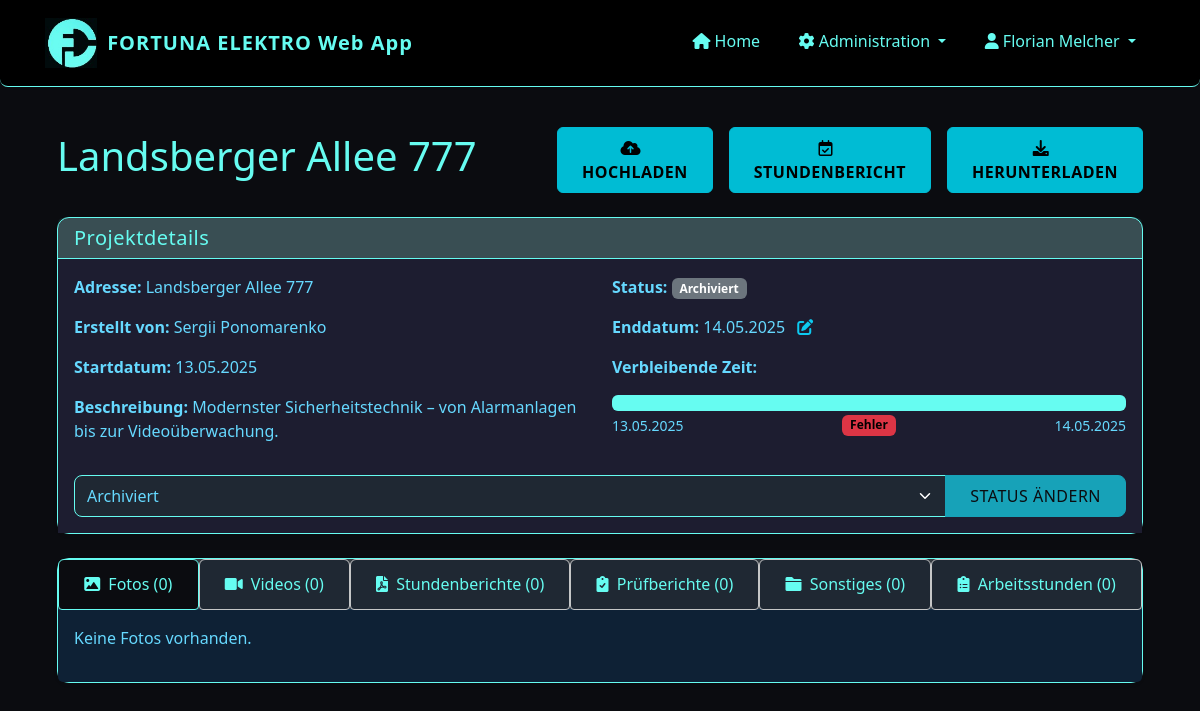
Page /project/3 (signed in) on the committed database.
### app/models/user.py (models this page shows, shortened)
class User(UserMixin, db.Model):
    id = db.Column(db.Integer, primary_key=True)
    username = db.Column(db.String(64), unique=True, nullable=False)
    password_hash = db.Column(db.String(128), nullable=False)
    password = None  # Virtual field for Flask-Admin, not stored in DB
    role = db.Column(db.String(20), nullable=False, default='installateur')  # 'admin' oder 'installateur'
    is_active = db.Column(db.Boolean, default=True)
    created_at = db.Column(db.DateTime, default=datetime.utcnow)
    projects = db.relationship('Project', backref='creator', lazy='dynamic')
    files = db.relationship('File', backref='uploader', lazy='dynamic')
    timesheets = db.relationship('Timesheet', backref='employee', lazy='dynamic')
    def is_admin(self):
        return self.role == 'admin'

### app/models/project.py (models this page shows, shortened)
class Project(db.Model):
    id = db.Column(db.Integer, primary_key=True)
    name = db.Column(db.String(128), nullable=False)  # Adresse als Projektname
    description = db.Column(db.Text)
    start_date = db.Column(db.DateTime, default=datetime.utcnow)
    end_date = db.Column(db.DateTime)
    status = db.Column(db.String(20), default='in_bearbeitung')  # 'in_bearbeitung', 'abgeschlossen', 'archiviert'
    creator_id = db.Column(db.Integer, db.ForeignKey('user.id'))
    files = db.relationship('File', backref='project', lazy='dynamic', cascade='all, delete-orphan')
    timesheets = db.relationship('Timesheet', backref='project', lazy='dynamic', cascade='all, delete-orphan')
    def get_remaining_hours(self):
        if not self.end_date:
            return None
        now = datetime.now()
        time_diff = self.end_date - now
        if time_diff.total_seconds() <= 0:
            return 0
        total_hours = time_diff.total_seconds() / 3600
        return round(total_hours, 1)  # Auf eine Dezimalstelle runden
    def get_progress_percentage(self):
        if not self.end_date or not self.start_date:
            return 0
        now = datetime.now()
        if isinstance(self.start_date, datetime) and isinstance(self.end_date, datetime):
            total_duration = (self.end_date - self.start_date).total_seconds()
            elapsed_time = (now - self.start_date).total_seconds()
        if elapsed_time >= total_duration:
            return 100
        progress = (elapsed_time / total_duration) * 100
        return round(progress, 1)  # Auf eine Dezimalstelle runden

### app/routes/projects.py (the view)
@projects.route('/project/<int:project_id>')
@login_required
def view_project(project_id):
    project = Project.query.get_or_404(project_id)
    status_form = ProjectStatusForm(obj=project)
    photos = project.files.filter_by(file_type='foto').all()
    videos = project.files.filter_by(file_type='video').all()
    timesheets = project.files.filter_by(file_type='stundenbericht').all()
    reports = project.files.filter_by(file_type='pruefbericht').all()
    other_files = project.files.filter_by(file_type='sonstiges').all()
    timesheets_data = project.timesheets.order_by(Timesheet.date.desc()).all()
    status_form = ProjectStatusForm()
    status_form.status.data = project.status
    end_date_form = ProjectEndDateForm()
    if project.end_date:
        end_date_form.end_date.data = project.end_date
    return render_template(
        'projects/view.html',
        title=project.name,
        project=project,
        photos=photos,
        videos=videos,
        timesheets=timesheets,
        reports=reports,
        other_files=other_files,
        timesheets_data=timesheets_data,
        status_form=status_form,
        end_date_form=end_date_form,
        now=datetime.now(),
    )

### app/templates/projects/view.html (shortened to what this page needs)
{% extends "base.html" %}
{% block content %}
<link rel="stylesheet" href="{{ url_for('static', filename='css/projects_view.css') }}">
<link href="https://cdnjs.cloudflare.com/ajax/libs/font-awesome/6.0.0/css/all.min.css" rel="stylesheet">
<div class="container-fluid py-3">
    <div class="row align-items-center mb-4">
        <div class="col-12 col-md-6 mb-3 mb-md-0">
        <h1 style="color: var(--accent)">{{ project.name }}</h1>
        </div>
        <div class="col-12 col-md-6">
        <div class="d-flex flex-column flex-sm-row gap-3 justify-content-start justify-content-md-end">
            <a href="{{ url_for('files.upload_file', project_id=project.id) }}" class="btn btn-status-change py-2">
            <i class="fas fa-cloud-upload-alt me-2"></i>
            HOCHLADEN
            </a>
            <a href="{{ url_for('timesheets.new_timesheet', project_id=project.id) }}" class="btn btn-status-change py-2">
            <i class="far fa-calendar-check me-2"></i>
            STUNDENBERICHT
            </a>
            <a href="{{ url_for('files.download_project', project_id=project.id) }}" class="btn btn-status-change py-2">
            <i class="fas fa-download me-2"></i>
            HERUNTERLADEN
            </a>
        </div>
        </div>
    </div>
  <div class="card mb-4 mt-3 shadow-sm">
      <div class="card-header">
          <h5 class="mb-0">Projektdetails</h5>
      </div>
      <div class="card-body" style="background-color: #1d1d30;">
          <div class="row">
              <div class="col-md-6">
                  <p><strong>Adresse:</strong> {{ project.name }}</p>
                  <p><strong>Erstellt von:</strong> {{ project.creator.username }}</p>
                  <p><strong>Startdatum:</strong> {{ project.start_date.strftime('%d.%m.%Y') }}</p>
                  <p><strong>Beschreibung:</strong> {{ project.description or 'Keine Beschreibung' }}</p>
              </div>
              <div class="col-md-6">
                  <p><strong>Status:</strong>
                      {% if project.status == 'in_bearbeitung' %}
                          <span class="badge bg-primary">In Bearbeitung</span>
                      {% elif project.status == 'archiviert' %}
                          <span class="badge bg-secondary">Archiviert</span>
                      {% endif %}
                  </p>
                  {% if project.end_date %}
                  <p>
                      <strong>Enddatum:</strong> {{ project.end_date.strftime('%d.%m.%Y') }}
                      <a href="#" data-bs-toggle="modal" data-bs-target="#changeEndDateModal_{{ project.id }}" title="Enddatum ändern" class="text-info">
                          <i class="fas fa-edit ms-2"></i>
                      </a>
                  </p>
                  <div class="countdown-container mt-2 mb-3">
                      <p><strong>Verbleibende Zeit:</strong></p>
                      <div class="progress" style="height: 16px; background-color: #2f4052;">
                          <div class="progress-bar" id="project-progress-bar" role="progressbar"
                              style="background-color: var(--accent); width: {{ project.get_progress_percentage() }}%;"
                              aria-valuenow="{{ project.get_progress_percentage() }}" aria-valuemin="0" aria-valuemax="100"></div>
                      </div>
                      <div class="d-flex justify-content-between mt-1">
                          <small class="text-muted">{{ project.start_date.strftime('%d.%m.%Y') }}</small>
                          <span id="countdown-timer" class="badge"  style="color: #000 !important; font-weight: bold;">
                          </span>
                          <small class="text-muted">{{ project.end_date.strftime('%d.%m.%Y') }}</small>
                      </div>
                  </div>
                  {% endif %}
              </div>
          </div>
          <div class="mt-3">
              <form method="POST" action="{{ url_for('projects.update_status', project_id=project.id) }}">
                  <div class="input-group">
                      {{ status_form.status(class="form-select") }}
                      <button type="submit" class="btn btn-primary">Status ändern</button>
                  </div>
              </form>
          </div>
      </div>
  </div>
  <div class="card shadow-sm">
    <div class="card-body p-0">
      <ul class="nav nav-tabs nav-fill" id="projectTabs" role="tablist">
          <li class="nav-item" role="presentation">
              <button class="nav-link active" id="photos-tab" data-bs-toggle="tab" data-bs-target="#photos" type="button" role="tab" aria-controls="photos" aria-selected="true" onclick="applyActiveTabStyle(this)">
                  <i class="fas fa-image me-1"></i> Fotos ({{ photos|length }})
              </button>
          </li>
          <li class="nav-item" role="presentation">
              <button class="nav-link" id="videos-tab" data-bs-toggle="tab" data-bs-target="#videos" type="button" role="tab" aria-controls="videos" aria-selected="false" onclick="applyActiveTabStyle(this)">
                  <i class="fas fa-video me-1"></i> Videos ({{ videos|length }})
              </button>
          </li>
          <li class="nav-item" role="presentation">
              <button class="nav-link" id="timesheets-tab" data-bs-toggle="tab" data-bs-target="#timesheets" type="button" role="tab" aria-controls="timesheets" aria-selected="false" onclick="applyActiveTabStyle(this)">
                  <i class="fas fa-file-pdf me-1"></i> Stundenberichte ({{ timesheets|length }})
              </button>
          </li>
          <li class="nav-item" role="presentation">
              <button class="nav-link" id="reports-tab" data-bs-toggle="tab" data-bs-target="#reports" type="button" role="tab" aria-controls="reports" aria-selected="false" onclick="applyActiveTabStyle(this)">
                  <i class="fas fa-clipboard-check me-1"></i> Prüfberichte ({{ reports|length }})
              </button>
          </li>
          <li class="nav-item" role="presentation">
              <button class="nav-link" id="other-tab" data-bs-toggle="tab" data-bs-target="#other" type="button" role="tab" aria-controls="other" aria-selected="false" onclick="applyActiveTabStyle(this)">
                  <i class="fas fa-folder me-1"></i> Sonstiges ({{ other_files|length }})
              </button>
          </li>
          <li class="nav-item" role="presentation">
              <button class="nav-link" id="timesheet-data-tab" data-bs-toggle="tab" data-bs-target="#timesheet-data" type="button" role="tab" aria-controls="timesheet-data" aria-selected="false" onclick="applyActiveTabStyle(this)">
                  <i class="fas fa-clipboard-list me-1"></i> Arbeitsstunden ({{ timesheets|length }})
              </button>
          </li>
      </ul>
      <div class="tab-content p-3" id="projectTabsContent">
      <div class="tab-pane fade show active" id="photos" role="tabpanel">
          <div class="row">
              {% if photos %}
                  {% for file in photos %}
                      {{ file_card(file, 'photo') }}
                  {% endfor %}
              {% else %}
                  <div class="col-12">
                      <p class="text-light">Keine Fotos vorhanden.</p>
                  </div>
              {% endif %}
          </div>
      </div>
    </div>
  </div>
</div>
{% endblock %}

### app/templates/base.html (shortened to what this page needs)
<!DOCTYPE html>
<html lang="de">
<head>
    <link href="https://cdn.jsdelivr.net/npm/bootstrap@5.3.0/dist/css/bootstrap.min.css" rel="stylesheet">
    <link rel="stylesheet" href="https://cdn.jsdelivr.net/npm/bootstrap-icons@1.11.1/font/bootstrap-icons.css">
    <link rel="stylesheet" href="https://cdnjs.cloudflare.com/ajax/libs/font-awesome/6.0.0/css/all.min.css">
    <link rel="stylesheet" href="{{ url_for('static', filename='css/responsive.css') }}">
</head>
<body>
    <nav class="navbar navbar-expand-lg navbar-dark mb-4">
        <div class="container">
            <a class="navbar-brand d-flex align-items-center" href="{{ url_for('dashboard.index') }}">
                <img src="{{ url_for('static', filename='img/logo1.jpg') }}" alt="Fortuna Elektro Logo">
                <span>FORTUNA ELEKTRO Web App</span>
            </a>
            <div class="collapse navbar-collapse" id="navbarNav">
                <ul class="navbar-nav ms-auto">
                    {% if current_user.is_authenticated %}
                        <li class="nav-item">
                            <a class="nav-link" href="{{ url_for('dashboard.index') }}">
                                <i class="fas fa-home"></i> Home
                            </a>
                        </li>
                        {% if current_user.is_authenticated and current_user.is_admin() %}
                            <li class="nav-item dropdown">
                                <a class="nav-link dropdown-toggle" href="#" role="button" data-bs-toggle="dropdown">
                                    <i class="fas fa-cog"></i> Administration
                                </a>
                            </li>
                        {% endif %}
                        <li class="nav-item dropdown">
                            <a class="nav-link dropdown-toggle" href="#" role="button" data-bs-toggle="dropdown">
                                <i class="fas fa-user"></i> {{ current_user.username }}
                            </a>
                        </li>
                    {% else %}
                        <li class="nav-item">
                            <a class="nav-link" href="{{ url_for('auth.login') }}">
                                <i class="fas fa-sign-in-alt"></i> Anmelden
                            </a>
                        </li>
                    {% endif %}
                </ul>
            </div>
        </div>
    </nav>
    <div class="container content-container">
        {% block content %}{% endblock %}
    </div>
</body>
</html>

### rows in the picture
User: username "Florian Melcher"
Project: name "Landsberger Allee 777", start_date "13.05.2025", description "Modernster Sicherheitstechnik – von Alarmanlagen bis zur Videoüberwachung.", end_date "14.05.2025", status "Archiviert"
User: creator.username "Sergii Ponomarenko"

### other values in the picture
{{ photos|length }} "0"
{{ videos|length }} "0"
{{ timesheets|length }} "0"
{{ reports|length }} "0"
{{ other_files|length }} "0"
